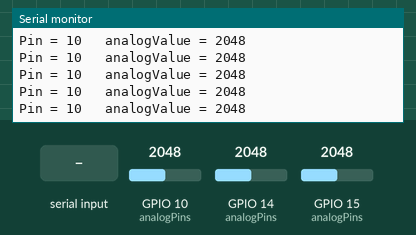
Bench run of a sketch on a simulated ESP32-S3. Shown: the last lines printed to the serial monitor. The inputs (shaded band) are chosen by the test bench; at power-on: GPIO 10 (analogPins) = 2048, GPIO 15 (analogPins) = 2048, GPIO 14 (analogPins) = 2048.

Above: at 0.8 s.
0.9 s: GPIO 10 (analogPins) set to 2866
At 0.92 s:
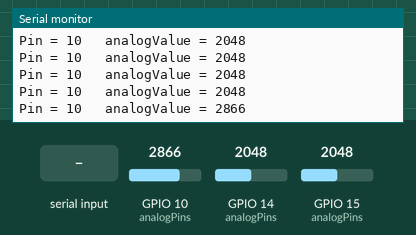
2.4 s: "1" received over Serial
At 2.44 s:
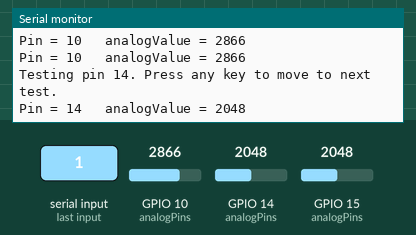
3.9 s: "0" received over Serial
At 3.95 s:
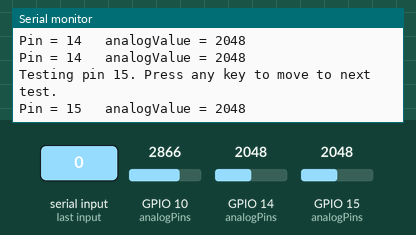
5.4 s: GPIO 15 (analogPins) set to 2866
At 5.41 s:
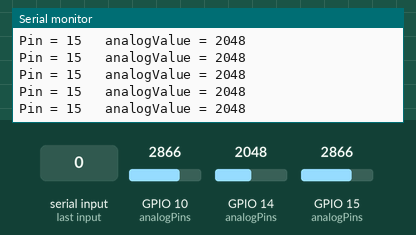
6.9 s: GPIO 15 (analogPins) set to 3603
At 6.92 s:
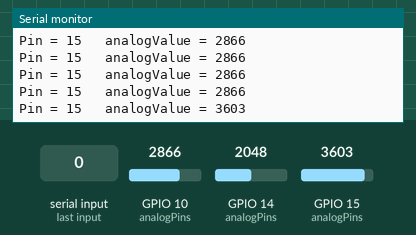
Timing chart, 0 to 9.4 s (numbered marks = the images above; inputs shaded):
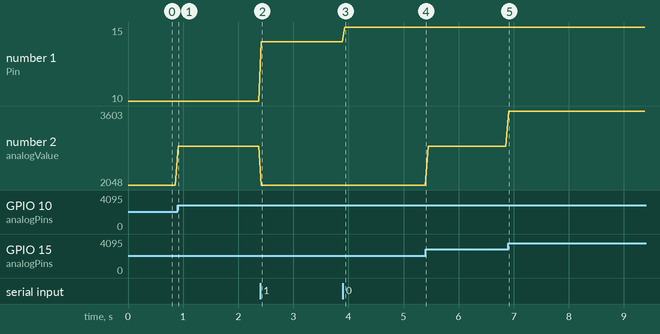

The sketch:

AnalogIn.ino
```cpp
// (licence header left out)
int analogPins[] = {10, 14, 15, 16, 17, 18};

void setup()
{
  Serial.begin(115200);
  while (Serial == false); //Wait for serial monitor to connect before printing anything
  Serial.println("Analog reading");

  int spotTest = 0;

  while (1)
  {
    int pinTest = analogPins[spotTest];

    pinMode(pinTest, INPUT);

    Serial.printf("Testing pin %d. Press any key to move to next test.\r\n", pinTest);

    while (Serial.available()) Serial.read();

    while (1)
    {
      int analogValue = analogRead(pinTest);

      Serial.print("Pin = ");
      Serial.print(pinTest);
      Serial.print("\t analogValue = ");
      Serial.println(analogValue);
      delay(50);

      if (Serial.available())
        break;
    }

    spotTest++;
    if (spotTest >= (sizeof(analogPins) / sizeof(int)))
      break;
  }
  Serial.println("Done");

  delay(100);
  while (Serial.available()) Serial.read();

}

void loop()
{
}
```

Measured:
- after the input at 0.9 s, the serial monitor: prints a new line at once (image 1)
- after the input at 2.4 s, the serial monitor: prints a new line at once (image 2)
- after the input at 3.9 s, the serial monitor: prints a new line at once (image 3)
- after the input at 6.9 s, the serial monitor: prints a new line at once (image 5)
- plotted number 1: 10 → 14 after the input at 2.4 s, 14 → 15 after the input at 3.9 s
- plotted number 2: 2048 → 2866 after the input at 0.9 s, 2048 → 2866 after the input at 5.4 s, 2866 → 3603 after the input at 6.9 s
